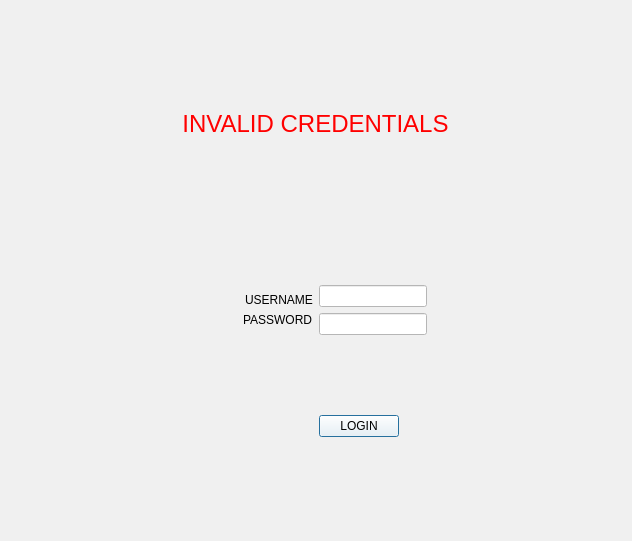
<?xml version="1.0" encoding="UTF-8"?>
<ui version="4.0">
 <class>MainWindow</class>
 <widget class="QMainWindow" name="MainWindow">
  <property name="geometry">
   <rect>
    <x>0</x>
    <y>0</y>
    <width>632</width>
    <height>541</height>
   </rect>
  </property>
  <property name="windowTitle">
   <string>MainWindow</string>
  </property>
  <property name="styleSheet">
   <string notr="true">background-color: rgb(240, 240, 240);</string>
  </property>
  <widget class="QWidget" name="centralwidget">
   <layout class="QGridLayout" name="gridLayout">
    <item row="0" column="0" colspan="2" alignment="Qt::AlignHCenter|Qt::AlignVCenter">
     <widget class="QLabel" name="label_3">
      <property name="styleSheet">
       <string notr="true">font: 18pt &quot;MS UI Gothic&quot;;</string>
      </property>
      <property name="text">
       <string/>
      </property>
      <property name="pixmap">
       <pixmap>2.jpg</pixmap>
      </property>
      <property name="scaledContents">
       <bool>true</bool>
      </property>
     </widget>
    </item>
    <item row="1" column="0" colspan="2" alignment="Qt::AlignHCenter|Qt::AlignTop">
     <widget class="QLabel" name="label_4">
      <property name="styleSheet">
       <string notr="true"/>
      </property>
      <property name="text">
       <string>&lt;html&gt;&lt;head/&gt;&lt;body&gt;&lt;p align=&quot;center&quot;&gt;&lt;span style=&quot; font-size:18pt; color:#ff0000;&quot;&gt;INVALID CREDENTIALS&lt;/span&gt;&lt;/p&gt;&lt;/body&gt;&lt;/html&gt;</string>
      </property>
     </widget>
    </item>
    <item row="2" column="0" alignment="Qt::AlignRight|Qt::AlignBottom">
     <widget class="QLabel" name="label">
      <property name="styleSheet">
       <string notr="true">color: rgb(0,0,0);
</string>
      </property>
      <property name="text">
       <string>USERNAME</string>
      </property>
     </widget>
    </item>
    <item row="2" column="1" alignment="Qt::AlignLeft|Qt::AlignBottom">
     <widget class="QLineEdit" name="lineEdit">
      <property name="styleSheet">
       <string notr="true">background-color: rgb(255, 255, 255);
border-color: rgb(0, 0, 0);</string>
      </property>
     </widget>
    </item>
    <item row="3" column="0" alignment="Qt::AlignRight|Qt::AlignTop">
     <widget class="QLabel" name="label_2">
      <property name="styleSheet">
       <string notr="true">color: rgb(0,0,0);</string>
      </property>
      <property name="text">
       <string>PASSWORD</string>
      </property>
     </widget>
    </item>
    <item row="3" column="1" alignment="Qt::AlignLeft|Qt::AlignTop">
     <widget class="QLineEdit" name="lineEdit_2">
      <property name="styleSheet">
       <string notr="true">background-color: rgb(255, 255, 255);
border-color: rgb(0, 0, 0);</string>
      </property>
      <property name="echoMode">
       <enum>QLineEdit::Password</enum>
      </property>
     </widget>
    </item>
    <item row="4" column="1" alignment="Qt::AlignLeft|Qt::AlignTop">
     <widget class="QPushButton" name="pushButton">
      <property name="styleSheet">
       <string notr="true">background-color: rgb(255, 255, 255);
alternate-background-color: rgb(240, 240, 240);</string>
      </property>
      <property name="text">
       <string>LOGIN</string>
      </property>
      <property name="autoDefault">
       <bool>false</bool>
      </property>
      <property name="default">
       <bool>true</bool>
      </property>
      <property name="flat">
       <bool>false</bool>
      </property>
     </widget>
    </item>
   </layout>
  </widget>
  <widget class="QStatusBar" name="statusbar"/>
 </widget>
 <resources/>
 <connections/>
</ui>
